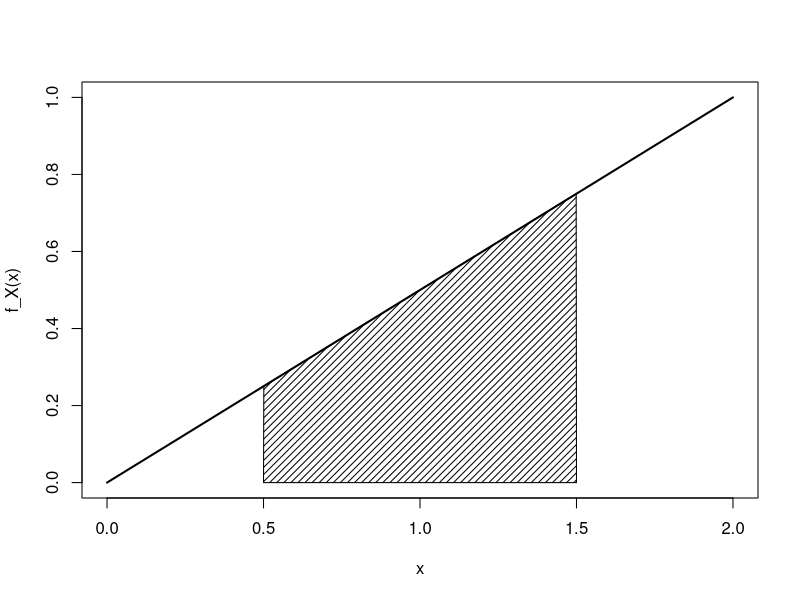
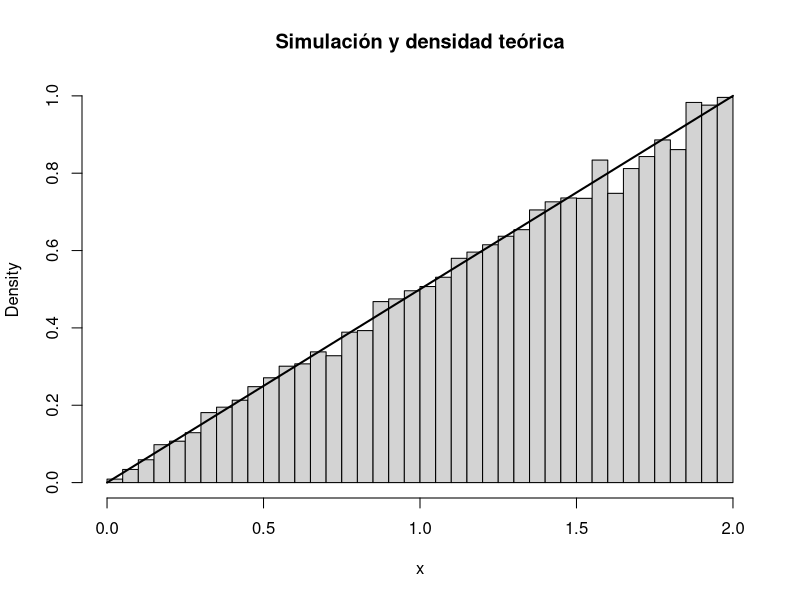

The R source for these figures, in order:
## ---- chunk 1
f <- function(x) ifelse(x >= 0 & x <= 2, x / 2, 0)
integrate(f, 0, 2)
## ---- chunk 2
integrate(f, 0.5, 1.5)
## ---- chunk 3
F <- function(x) {
  if (x <= 0) return(0)
  if (x >= 2) return(1)
  x^2 / 4
}

sapply(c(-1, 0, 0.5, 1, 1.5, 2, 3), F)
## ---- chunk 4
grid <- seq(0, 2, length.out = 500)
y <- f(grid)
plot(grid, y, type = "l", lwd = 2,
     xlab = "x", ylab = "f_X(x)")
a <- 0.5
b <- 1.5
sel <- grid >= a & grid <= b
polygon(c(a, grid[sel], b), c(0, y[sel], 0), density = 20)
## ---- chunk 5
set.seed(2026)
n <- 20000
u <- runif(n)
xsim <- 2 * sqrt(u)
mean(xsim >= 0.5 & xsim <= 1.5)
## ---- chunk 6
hist(xsim, probability = TRUE, breaks = 30,
     xlab = "x", main = "Simulación y densidad teórica")
curve(x / 2, from = 0, to = 2, add = TRUE, lwd = 2)
